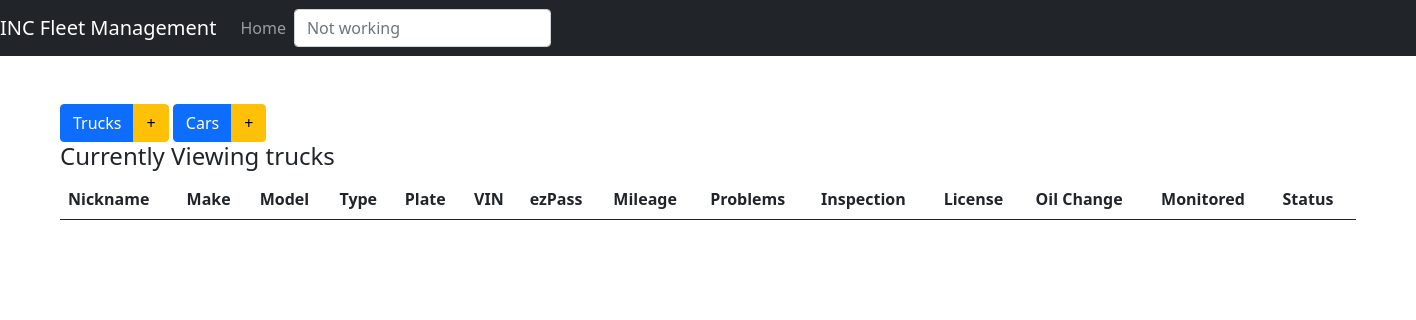
The page /Inventory/displayTrucks on the database as committed earlier.
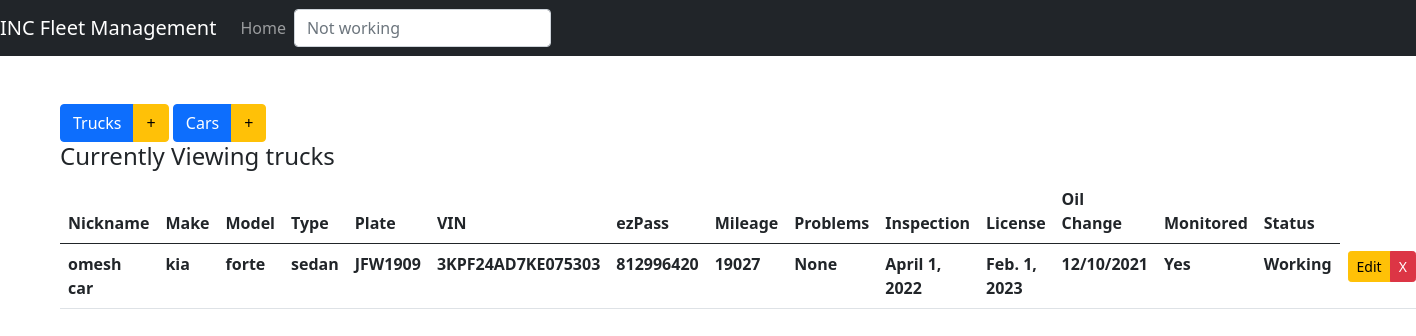
The same page on the database as committed later.
### Inventory/models.py (models this page shows, shortened)
class trucks(models.Model):
    TYPE_CHOICES = (('Sedan', 'Sedan'), ('Pickup', 'Pickup'), ('SUV', 'SUV'))
    MON_CHOICES = (('Yes', 'Yes'), ('No', 'No'))
    nickname = models.CharField(blank=False, null=True, default=None, max_length=80)
    make = models.CharField(blank=False, null=True, default=None, max_length=80)
    model = models.CharField(blank=False, null=True, default=None, max_length=80)
    type = models.CharField(blank=False, null=True, choices=TYPE_CHOICES, default=None, max_length=80)
    plate = models.CharField(blank=False, null=True, default=None, max_length=80)
    vin = models.CharField(blank=False, null=True, default=None, max_length=80)
    ezPass = models.CharField(blank=False, null=True, default=None, max_length=80)
    mileage = models.CharField(blank=False, null=True, default=None, max_length=80)
    reportedProblem = models.CharField(blank=False, null=True, default=None, max_length=80)
    inspection = models.DateField(blank=False, null=True, default=None)
    registration = models.DateField(blank=False, null=True, default=None)
    oilChange = models.CharField(blank=False, null=True, default=None, max_length=80)
    isMonitored = models.CharField(blank=False, null=True, choices=MON_CHOICES, default=None, max_length=80)
    status = models.CharField(blank=False, null=True, default=None, max_length=80)

### Inventory/views.py (the view)
# urls.py: path('displayTrucks', views.displayTrucks, name='displayTrucks'),
def displayTrucks(request):
    items = trucks.objects.all()
    context = {'items': items, 'header': 'trucks'}
    return render(request, 'Inventory/index.html', context)

### Inventory/templates/Inventory/index.html (shortened to what this page needs)
{% extends 'inventory/base.html' %}
{% block body %}
<br>
<div class="btn-group" role="group">
    <a href="{% url 'displayTrucks' %}" class="btn btn-primary btn-md" role="button">Trucks</a>
    <a href="{% url 'addTrucks' %}" class="btn btn-warning btn-md" role="button" >+</a>
</div>
<div class="btn-group">
    <a href="{% url 'displaySmallVehicles' %}" class="btn btn-primary btn-md" role="button">Cars</a>
    <a href="{% url 'addSmallVehicles' %}" class="btn btn-warning btn-md" role="button">+</a>
</div>
<br>
<h4>Currently Viewing {{ header }}</h4>
<table class="table table-hover">
    <thead>
    <tr>
        <th>Nickname</th>
        <th>Make</th>
        <th>Model</th>
        <th>Type</th>
        <th>Plate</th>
        <th>VIN</th>
        <th>ezPass</th>
        <th>Mileage</th>
        <th>Problems</th>
        <th>Inspection</th>
        <th>License</th>
        <th>Oil Change</th>
        <th>Monitored</th>
        <th>Status</th>
    </tr>
    </thead>
    <tbody>
    {% for item in items %}
    <tr>
        <th>{{ item.nickname }}</th>
        <th>{{ item.make }}</th>
        <th>{{ item.model }}</th>
        <th>{{ item.type }}</th>
        <th>{{ item.plate }}</th>
        <th>{{ item.vin }}</th>
        <th>{{ item.ezPass }}</th>
        <th>{{ item.mileage }}</th>
        <th>{{ item.reportedProblem }}</th>
        <th>{{ item.inspection }}</th>
        <th>{{ item.registration }}</th>
        <th>{{ item.oilChange }}</th>
        <th>{{ item.isMonitored }}</th>
        <th>{{ item.status }}</th>
        {% if header|lower == "trucks" %}
        <td>
            <div class="btn-group" role="group">
                <a href="{% url 'editTrucks' item.pk%}" class="btn btn-warning btn-sm" role="button" aria-pressed="true" > Edit</a>
                <a href="{% url 'deleteTrucks' item.pk%}" class="btn btn-danger btn-sm" role="button" aria-pressed="true" > X</a>
            </div>
        </td>
        {% endif %}
    </tr>
    {% endfor %}
    </tbody>
</table>
{% endblock %}

Rows that differ between the two databases and show on the page:
added trucks: nickname "omesh car", make "kia", model "forte", type "sedan", plate "JFW1909", vin "3KPF24AD7KE075303", ezPass "812996420", mileage "19027", reportedProblem "None", inspection "April 1, 2022", registration "Feb. 1, 2023", oilChange "12/10/2021", isMonitored "Yes", status "Working"
